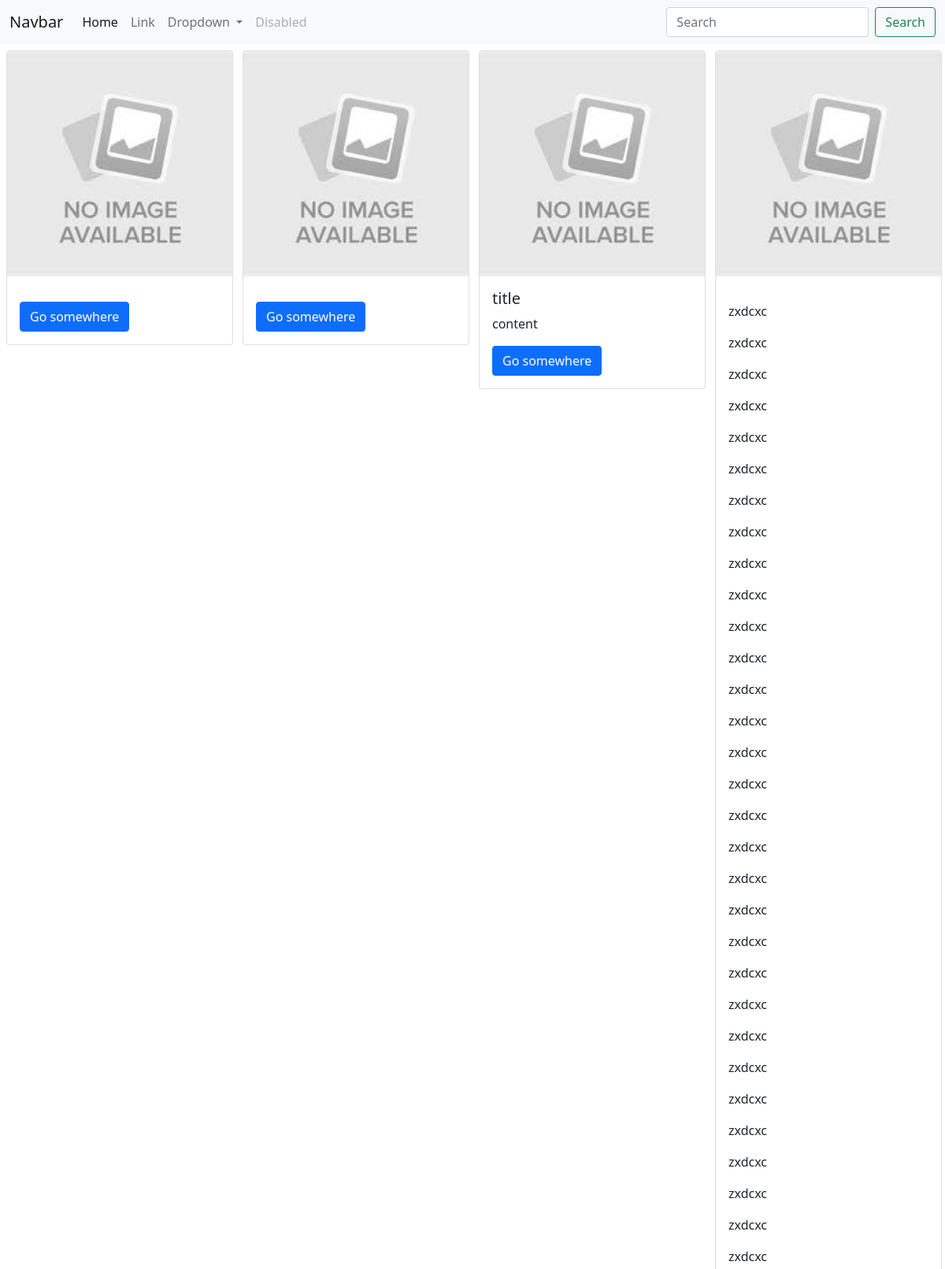
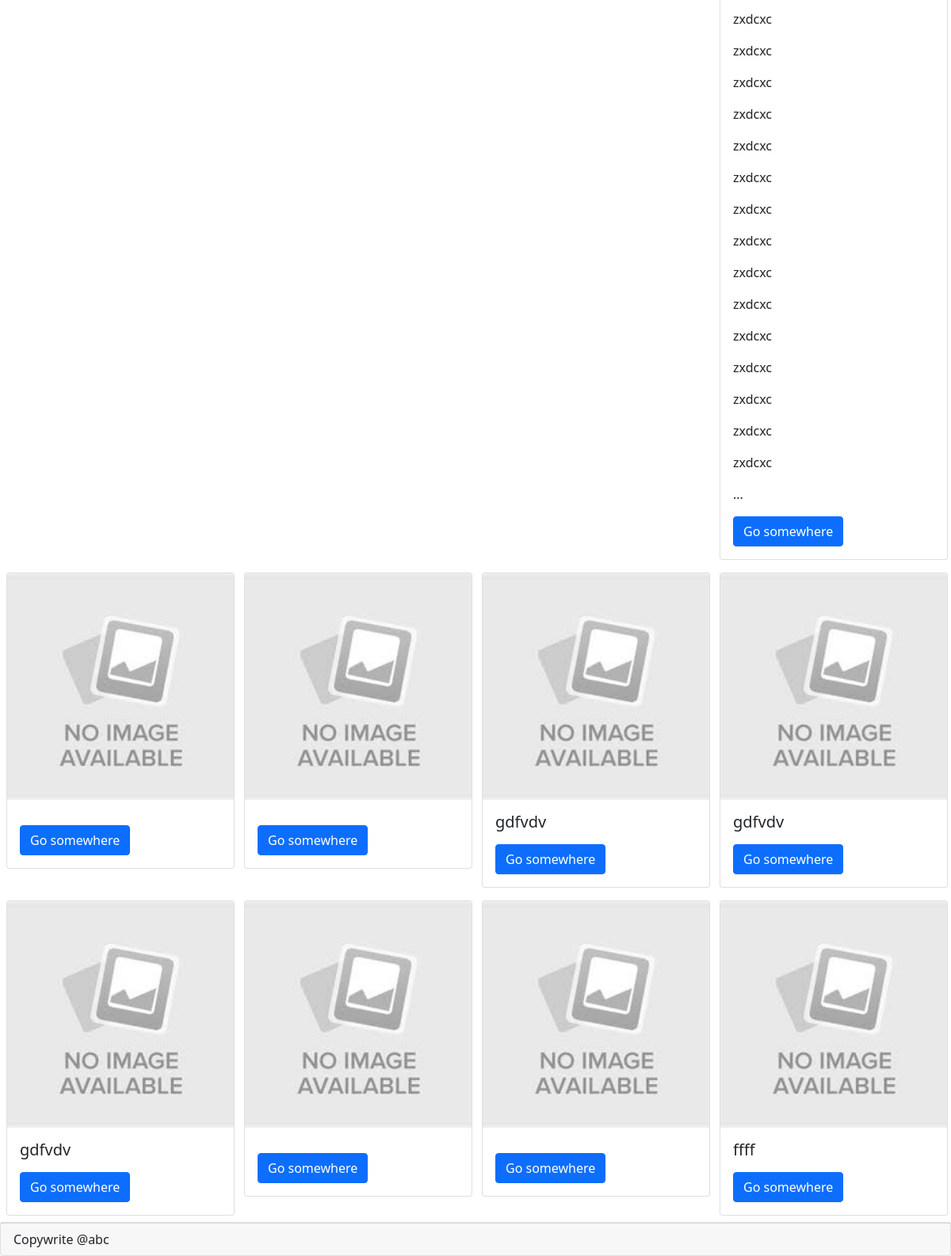
The page / on the database its author committed (2 pictures, top to bottom).
### tables this page shows
CREATE TABLE `add_post` (
  `id` int(11) NOT NULL,
  `title` varchar(600) NOT NULL,
  `content` text NOT NULL,
  `category` varchar(250) NOT NULL,
  `thumbnail` varchar(250) NOT NULL,
  `user_id` int(11) NOT NULL
);

### includes/function.php (called while the page is built)
<?php
function limit_title_words($title, $word_limit) {
    $word_count = str_word_count($title);
    if ($word_count > $word_limit) {
        $words = explode(' ', $title);
        $words = array_slice($words, 0, $word_limit);
        $title = implode(' ', $words) . '...';
    }
    return $title;
} ?>

### index.php (the view, shortened to what this page needs)
<?php include('includes/db.php');?>
<!DOCTYPE html>
<html lang="en">
<head>
    <?php include('includes/css.php') ?>
</head>
<body>
   <?php include('includes/nav.php') ?>
   <div class="row g-3 p-2 ">
    <?php
    $category=mysqli_query($mysqli,"SELECT * FROM `add_post` LIMIT 12");
    while($fetch= mysqli_fetch_array($category)){
    ?>
    <div class="col-md-3">
    <div class="card" style="width: 18rem;">
  <img src="<?php echo (!empty(trim($fetch['thumbnail']))?$fetch['thumbnail']:'assets\images\noimg.jfif') ?>" class="card-img-top" alt="...">
  <div class="card-body">
    <h5 class="card-title"><?php echo $fetch['title']?></h5>
    <p class="card-text" ><?php echo limit_title_words($fetch['content'] ,10)?></p>
    <a href="#" class="btn btn-primary">Go somewhere</a>
  </div>
</div>
    </div>
   <?php }?>
</div>
   <?php include('includes/footer.php') ?>
</body>
</html>

### rows shown on the page
add_post: title "title", content "content"
add_post: content "zxdcxc zxdcxc zxdcxc zxdcxc zxdcxc zxdcxc zxdcxc zxdcxc zxdcxc zxdcxc zxdcxc zxdcxc zxdcxc zxdcxc zxdcxc zxdcxc zxdcxc zxdcxc zxdcxc zxdcxc zxdcxc zxdcxc zxdcxc zxdcxc zxdcxc zxdcxc zxdcxc zxdcxc zxdcxc zxdcxc zxdcxc zxdcxc zxdcxc zxdcxc zxdcxc zxdcxc zxdcxc zxdcxc zxdcxc zxdcxc zxdcxc zxdcxc zxdcxc zxdcxc zxdcxc zxdcxc ..."
add_post: title "gdfvdv"
add_post: title "gdfvdv"
add_post: title "gdfvdv"
add_post: title "ffff"
